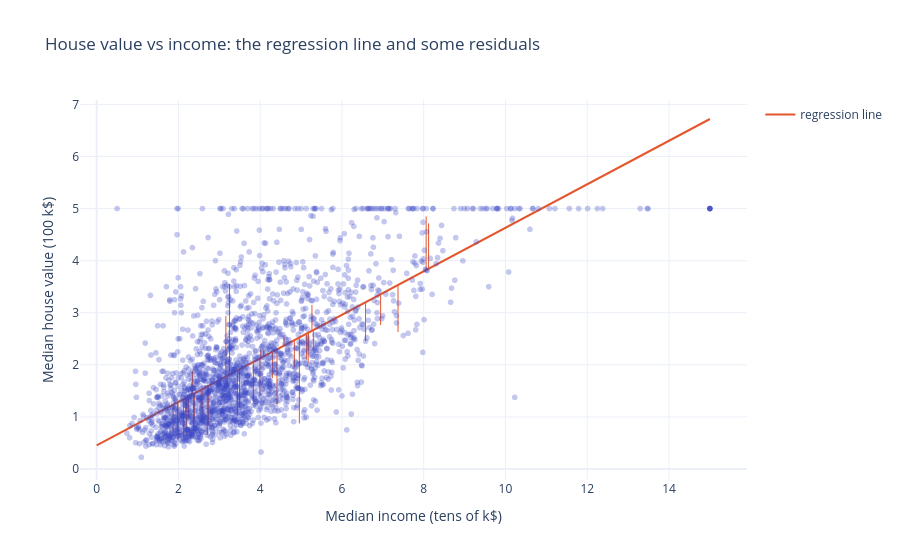

The notebook cell this image was saved under:
### Code cell
sample = housing.sample(40, random_state=1)
pred = simple.predict(sample[["MedInc"]])
fig = px.scatter(housing.sample(2000, random_state=0), x="MedInc", y="MedHouseVal", opacity=0.3,
                 title="House value vs income: the regression line and some residuals",
                 labels={"MedInc": "Median income (tens of k$)", "MedHouseVal": "Median house value (100 k$)"})
grid = np.linspace(0, 15, 2)
fig.add_scatter(x=grid, y=simple.intercept_ + simple.coef_[0] * grid, mode="lines", name="regression line")
for xi, yi, pi in zip(sample["MedInc"], sample["MedHouseVal"], pred):
    fig.add_scatter(x=[xi, xi], y=[yi, pi], mode="lines", line=dict(color="#E4572E", width=1), showlegend=False)
fig.show()

### Figure 1 — Plotly figure (JSON) as saved in the notebook; plotly's stock layout.template omitted (floating-point values rounded to 4 significant figures; data arrays with more than 128 entries replaced by an {"elided": "..."} marker saying what was removed)
{"data": [{"hovertemplate": "Median income (tens of k$)=%{x}<br>Median house value (100 k$)=%{y}<extra></extra>", "legendgroup": "", "marker": {"color": "#3B47C4", "opacity": 0.3, "symbol": "circle"}, "mode": "markers", "name": "", "showlegend": false, "type": "scattergl", "x": {"elided": "2000 float values"}, "xaxis": "x", "y": {"elided": "2000 float values"}, "yaxis": "y"}, {"mode": "lines", "name": "regression line", "type": "scatter", "x": [0.0, 15.0], "y": [0.4509, 6.72]}, {"line": {"color": "#E4572E", "width": 1}, "mode": "lines", "showlegend": false, "type": "scatter", "x": [3.25, 3.25], "y": [3.55, 1.809]}, {"line": {"color": "#E4572E", "width": 1}, "mode": "lines", "showlegend": false, "type": "scatter", "x": [1.978, 1.978], "y": [0.707, 1.278]}, {"line": {"color": "#E4572E", "width": 1}, "mode": "lines", "showlegend": false, "type": "scatter", "x": [4.013, 4.013], "y": [2.294, 2.128]}, {"line": {"color": "#E4572E", "width": 1}, "mode": "lines", "showlegend": false, "type": "scatter", "x": [1.521, 1.521], "y": [1.125, 1.086]}, {"line": {"color": "#E4572E", "width": 1}, "mode": "lines", "showlegend": false, "type": "scatter", "x": [5.179, 5.179], "y": [2.254, 2.616]}, {"line": {"color": "#E4572E", "width": 1}, "mode": "lines", "showlegend": false, "type": "scatter", "x": [7.372, 7.372], "y": [2.63, 3.532]}, {"line": {"color": "#E4572E", "width": 1}, "mode": "lines", "showlegend": false, "type": "scatter", "x": [5.299, 5.299], "y": [2.268, 2.666]}, {"line": {"color": "#E4572E", "width": 1}, "mode": "lines", "showlegend": false, "type": "scatter", "x": [2.328, 2.328], "y": [1.662, 1.424]}, {"line": {"color": "#E4572E", "width": 1}, "mode": "lines", "showlegend": false, "type": "scatter", "x": [3.495, 3.495], "y": [1.18, 1.912]}, {"line": {"color": "#E4572E", "width": 1}, "mode": "lines", "showlegend": false, "type": "scatter", "x": [3.189, 3.189], "y": [1.563, 1.784]}, {"line": {"color": "#E4572E", "width": 1}, "mode": "lines", "showlegend": false, "type": "scatter", "x": [3.161, 3.161], "y": [2.938, 1.772]}, {"line": {"color": "#E4572E", "width": 1}, "mode": "lines", "showlegend": false, "type": "scatter", "x": [2.244, 2.244], "y": [0.975, 1.389]}, {"line": {"color": "#E4572E", "width": 1}, "mode": "lines", "showlegend": false, "type": "scatter", "x": [2.202, 2.202], "y": [0.635, 1.371]}, {"line": {"color": "#E4572E", "width": 1}, "mode": "lines", "showlegend": false, "type": "scatter", "x": [5.266, 5.266], "y": [3.149, 2.652]}, {"line": {"color": "#E4572E", "width": 1}, "mode": "lines", "showlegend": false, "type": "scatter", "x": [2.58, 2.58], "y": [0.924, 1.529]}, {"line": {"color": "#E4572E", "width": 1}, "mode": "lines", "showlegend": false, "type": "scatter", "x": [2.554, 2.554], "y": [1.172, 1.518]}, {"line": {"color": "#E4572E", "width": 1}, "mode": "lines", "showlegend": false, "type": "scatter", "x": [8.059, 8.059], "y": [4.85, 3.819]}, {"line": {"color": "#E4572E", "width": 1}, "mode": "lines", "showlegend": false, "type": "scatter", "x": [3.993, 3.993], "y": [1.419, 2.12]}, {"line": {"color": "#E4572E", "width": 1}, "mode": "lines", "showlegend": false, "type": "scatter", "x": [2.342, 2.342], "y": [1.885, 1.43]}, {"line": {"color": "#E4572E", "width": 1}, "mode": "lines", "showlegend": false, "type": "scatter", "x": [4.086, 4.086], "y": [2.286, 2.159]}, {"line": {"color": "#E4572E", "width": 1}, "mode": "lines", "showlegend": false, "type": "scatter", "x": [1.869, 1.869], "y": [0.712, 1.232]}, {"line": {"color": "#E4572E", "width": 1}, "mode": "lines", "showlegend": false, "type": "scatter", "x": [2.177, 2.177], "y": [1.085, 1.361]}, {"line": {"color": "#E4572E", "width": 1}, "mode": "lines", "showlegend": false, "type": "scatter", "x": [1.988, 1.988], "y": [0.564, 1.282]}, {"line": {"color": "#E4572E", "width": 1}, "mode": "lines", "showlegend": false, "type": "scatter", "x": [4.299, 4.299], "y": [1.744, 2.248]}, {"line": {"color": "#E4572E", "width": 1}, "mode": "lines", "showlegend": false, "type": "scatter", "x": [6.577, 6.577], "y": [2.452, 3.2]}, {"line": {"color": "#E4572E", "width": 1}, "mode": "lines", "showlegend": false, "type": "scatter", "x": [2.391, 2.391], "y": [0.926, 1.45]}, {"line": {"color": "#E4572E", "width": 1}, "mode": "lines", "showlegend": false, "type": "scatter", "x": [3.443, 3.443], "y": [1.024, 1.89]}, {"line": {"color": "#E4572E", "width": 1}, "mode": "lines", "showlegend": false, "type": "scatter", "x": [4.582, 4.582], "y": [2.561, 2.366]}, {"line": {"color": "#E4572E", "width": 1}, "mode": "lines", "showlegend": false, "type": "scatter", "x": [8.119, 8.119], "y": [4.716, 3.844]}, {"line": {"color": "#E4572E", "width": 1}, "mode": "lines", "showlegend": false, "type": "scatter", "x": [4.411, 4.411], "y": [1.225, 2.294]}, {"line": {"color": "#E4572E", "width": 1}, "mode": "lines", "showlegend": false, "type": "scatter", "x": [2.369, 2.369], "y": [0.639, 1.441]}, {"line": {"color": "#E4572E", "width": 1}, "mode": "lines", "showlegend": false, "type": "scatter", "x": [3.832, 3.832], "y": [1.283, 2.053]}, {"line": {"color": "#E4572E", "width": 1}, "mode": "lines", "showlegend": false, "type": "scatter", "x": [4.836, 4.836], "y": [1.957, 2.472]}, {"line": {"color": "#E4572E", "width": 1}, "mode": "lines", "showlegend": false, "type": "scatter", "x": [2.706, 2.706], "y": [0.648, 1.582]}, {"line": {"color": "#E4572E", "width": 1}, "mode": "lines", "showlegend": false, "type": "scatter", "x": [6.945, 6.945], "y": [2.765, 3.354]}, {"line": {"color": "#E4572E", "width": 1}, "mode": "lines", "showlegend": false, "type": "scatter", "x": [4.958, 4.958], "y": [0.875, 2.523]}, {"line": {"color": "#E4572E", "width": 1}, "mode": "lines", "showlegend": false, "type": "scatter", "x": [2.732, 2.732], "y": [0.836, 1.593]}, {"line": {"color": "#E4572E", "width": 1}, "mode": "lines", "showlegend": false, "type": "scatter", "x": [5.174, 5.174], "y": [2.037, 2.613]}, {"line": {"color": "#E4572E", "width": 1}, "mode": "lines", "showlegend": false, "type": "scatter", "x": [5.135, 5.135], "y": [2.106, 2.597]}, {"line": {"color": "#E4572E", "width": 1}, "mode": "lines", "showlegend": false, "type": "scatter", "x": [2.129, 2.129], "y": [0.586, 1.341]}], "layout": {"legend": {"tracegroupgap": 0}, "title": {"text": "House value vs income: the regression line and some residuals"}, "xaxis": {"anchor": "y", "domain": [0.0, 1.0], "title": {"text": "Median income (tens of k$)"}}, "yaxis": {"anchor": "x", "domain": [0.0, 1.0], "title": {"text": "Median house value (100 k$)"}}}}
